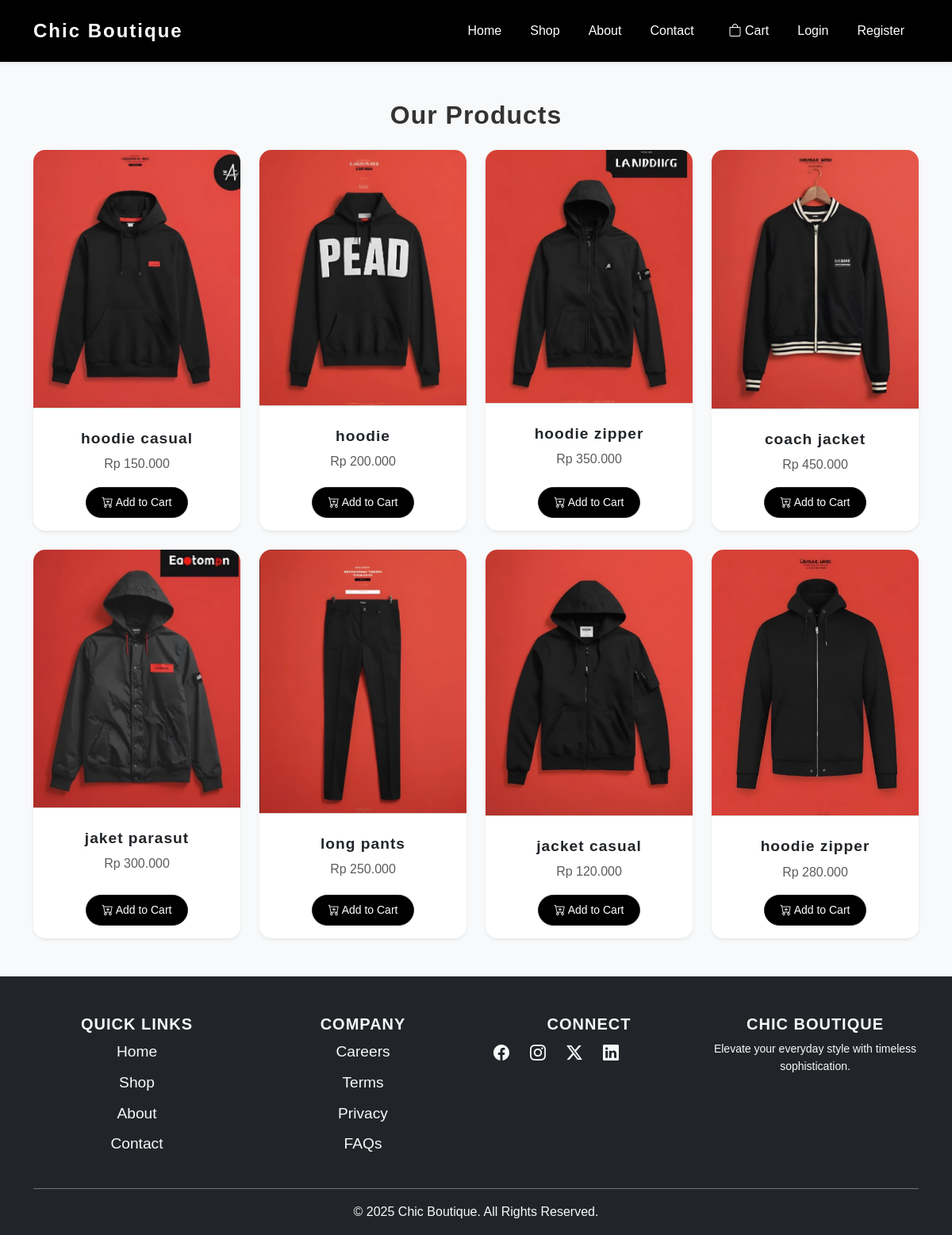
The app's page /project/shop.php with its own data.
### tables this page shows
CREATE TABLE `products` (
  `id` int NOT NULL,
  `name` varchar(200) NOT NULL,
  `price` int NOT NULL,
  `image` varchar(200) NOT NULL,
  `stock` int DEFAULT '0'
);

### project/shop.php (the view, shortened to what this page needs)
<?php
include 'db.php';
function rupiah($angka) {
  return "Rp " . number_format($angka, 0, ',', '.');
}
?>
<!DOCTYPE html>
<html lang="en">
<head>
  <link href="https://cdn.jsdelivr.net/npm/bootstrap@5.3.3/dist/css/bootstrap.min.css" rel="stylesheet">
  <link href="https://cdn.jsdelivr.net/npm/bootstrap-icons/font/bootstrap-icons.css" rel="stylesheet">
  <link rel="stylesheet" href="../css/style.css">
</head>
<body>
<?php include 'navbar.php'; ?>
<div class="container mt-5">
  <h2 class="text-center mb-4">Our Products</h2>
  <div class="row g-4">
    <?php
    $res = $conn->query("SELECT * FROM products ORDER BY id DESC");
    if ($res && $res->num_rows > 0):
      while($p = $res->fetch_assoc()): ?>
        <div class="col-md-3 col-sm-6">
          <div class="card shadow-sm border-0 h-100">
            <img src="<?= htmlspecialchars($p['image']) ?>"
                 class="card-img-top"
                 style="height: 500 px; object-fit:cover"
                 alt="<?= htmlspecialchars($p['name']) ?>">
            <div class="card-body d-flex flex-column text-center">
              <h5 class="card-title"><?= htmlspecialchars($p['name']) ?></h5>
              <p class="card-text text-muted mb-3"><?= rupiah($p['price']) ?></p>
              <form action="cart.php" method="post" class="mt-auto">
                <button class="btn btn-dark btn-sm" name="add">
                  <i class="bi bi-cart-plus"></i> Add to Cart
                </button>
              </form>
            </div>
          </div>
        </div>
    <?php endwhile;
    else:
      echo "<p class='text-center'>No products available</p>";
    endif;
    ?>
  </div>
</div>
<?php include 'footer.php'; ?>
</body>
</html>

### project/navbar.php (shortened to what this page needs)
<nav class="navbar navbar-expand-lg navbar-dark bg-dark shadow-sm">
  <div class="container">
    <a class="navbar-brand fw-bold" href="index.php">Chic Boutique</a>
    <div class="collapse navbar-collapse justify-content-end" id="navbarNav">
      <ul class="navbar-nav">
        <li class="nav-item">
          <a class="nav-link<?= basename($_SERVER['PHP_SELF'])==='index.php'?' active':'' ?>" href="index.php">Home</a>
        </li>
        <li class="nav-item">
          <a class="nav-link<?= basename($_SERVER['PHP_SELF'])==='shop.php'?' active':'' ?>" href="shop.php">Shop</a>
        </li>
        <li class="nav-item">
          <a class="nav-link<?= basename($_SERVER['PHP_SELF'])==='about.php'?' active':'' ?>" href="about.php">About</a>
        </li>
        <li class="nav-item">
          <a class="nav-link<?= basename($_SERVER['PHP_SELF'])==='contact.php'?' active':'' ?>" href="contact.php">Contact</a>
        </li>
        <li class="nav-item ms-lg-2">
          <a class="nav-link position-relative<?= basename($_SERVER['PHP_SELF'])==='cart.php'?' active':'' ?>" href="cart.php">
            <i class="bi bi-bag"></i> Cart
          </a>
        </li>
        <?php if (!empty($_SESSION['user'])): ?>
          <li class="nav-item">
            <a class="nav-link<?= basename($_SERVER['PHP_SELF'])==='orders.php'?' active':'' ?>" href="orders.php">Orders</a>
          </li>
          <li class="nav-item">
            <a class="nav-link" href="logout.php">Logout</a>
          </li>
        <?php else: ?>
          <li class="nav-item">
            <a class="nav-link<?= basename($_SERVER['PHP_SELF'])==='login.php'?' active':'' ?>" href="login.php">Login</a>
          </li>
          <li class="nav-item">
            <a class="nav-link<?= basename($_SERVER['PHP_SELF'])==='register.php'?' active':'' ?>" href="register.php">Register</a>
          </li>
        <?php endif; ?>
      </ul>
    </div>
  </div>
</nav>

### project/footer.php
<footer class="bg-dark text-light pt-5 pb-3 mt-5">
  <div class="container">
    <div class="row">
      <div class="col-md-3 mb-4">
        <h5 class="fw-bold text-uppercase">Quick Links</h5>
        <ul class="list-unstyled">
          <li><a href="index.php" class="text-decoration-none text-light d-block mb-2">Home</a></li>
          <li><a href="shop.php" class="text-decoration-none text-light d-block mb-2">Shop</a></li>
          <li><a href="about.php" class="text-decoration-none text-light d-block mb-2">About</a></li>
          <li><a href="contact.php" class="text-decoration-none text-light d-block mb-2">Contact</a></li>
        </ul>
      </div>
      <div class="col-md-3 mb-4">
        <h5 class="fw-bold text-uppercase">Company</h5>
        <ul class="list-unstyled">
          <li><a href="#" class="text-decoration-none text-light d-block mb-2">Careers</a></li>
          <li><a href="#" class="text-decoration-none text-light d-block mb-2">Terms</a></li>
          <li><a href="#" class="text-decoration-none text-light d-block mb-2">Privacy</a></li>
          <li><a href="#" class="text-decoration-none text-light d-block mb-2">FAQs</a></li>
        </ul>
      </div>
      <div class="col-md-3 mb-4">
        <h5 class="fw-bold text-uppercase">Connect</h5>
        <div class="d-flex">
          <a href="#" class="text-light fs-5 me-3"><i class="bi bi-facebook"></i></a>
          <a href="#" class="text-light fs-5 me-3"><i class="bi bi-instagram"></i></a>
          <a href="#" class="text-light fs-5 me-3"><i class="bi bi-twitter-x"></i></a>
          <a href="#" class="text-light fs-5"><i class="bi bi-linkedin"></i></a>
        </div>
      </div>
      <div class="col-md-3 mb-4">
        <h5 class="fw-bold text-uppercase">Chic Boutique</h5>
        <p class="small">
          Elevate your everyday style with timeless sophistication.
        </p>
      </div>
    </div>
    <div class="border-top border-secondary text-center pt-3">
      <p class="mb-0">&copy; 2025 Chic Boutique. All Rights Reserved.</p>
    </div>
  </div>
</footer>

### css/style.css (style rules this page uses)
body { font-family: 'Poppins', sans-serif; color: #333; background-color: #f8f9fa; line-height: 1.6; }
h1, h2, h3, h4, h5 { font-weight: 700; letter-spacing: 1px; }
a { text-decoration: none; transition: 0.3s; }
.navbar { background: #000 !important; padding: 15px 30px; transition: all 0.3s ease; }
.navbar-brand { font-weight: 700; font-size: 1.5rem; color: #fff !important; letter-spacing: 2px; }
.navbar-nav .nav-link { color: #fff !important; margin: 0 10px; font-weight: 500; position: relative; }
.navbar-nav .nav-link::after { content: ''; position: absolute; width: 0%; height: 2px; bottom: -5px; left: 0; background: #ff4d6d; transition: 0.3s; }
.card { border: none; border-radius: 15px; overflow: hidden; transition: transform 0.3s, box-shadow 0.3s; }
.card img { border-bottom: 1px solid #ddd; transition: 0.4s ease-in-out; }
.card-title { font-size: 1.2rem; font-weight: 600; margin-top: 10px; }
.card .btn-dark { background: #000; border-radius: 50px; padding: 8px 20px; transition: 0.3s; }
footer { background: #000; color: #fff; padding: 40px 0; text-align: center; }
footer a { color: #ff4d6d; margin: 0 10px; font-size: 1.2rem; }

### records on screen
products: image (picture), name "hoodie casual", price "Rp 150.000"
products: image (picture), name "hoodie", price "Rp 200.000"
products: image (picture), name "hoodie zipper", price "Rp 350.000"
products: image (picture), name "coach jacket", price "Rp 450.000"
products: image (picture), name "jaket parasut", price "Rp 300.000"
products: image (picture), name "long pants", price "Rp 250.000"
products: shows a picture, name "jacket casual", price "Rp 120.000"
products: image (picture), name "hoodie zipper", price "Rp 280.000"
